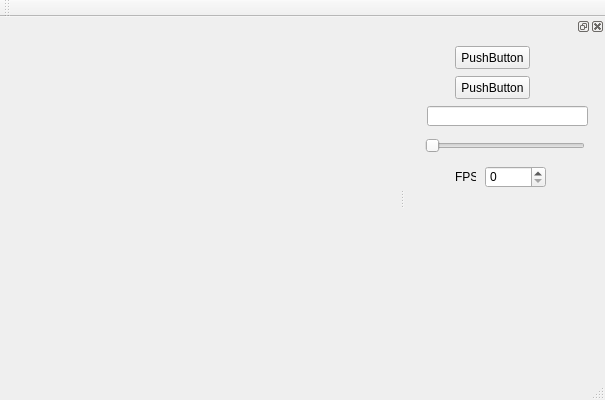
<?xml version="1.0" encoding="UTF-8"?>
<ui version="4.0">
 <class>MocapViewerClass</class>
 <widget class="QMainWindow" name="MocapViewerClass">
  <property name="geometry">
   <rect>
    <x>0</x>
    <y>0</y>
    <width>605</width>
    <height>400</height>
   </rect>
  </property>
  <property name="windowTitle">
   <string>MocapViewer</string>
  </property>
  <widget class="QWidget" name="centralWidget"/>
  <widget class="QMenuBar" name="menuBar">
   <property name="geometry">
    <rect>
     <x>0</x>
     <y>0</y>
     <width>605</width>
     <height>21</height>
    </rect>
   </property>
  </widget>
  <widget class="QToolBar" name="mainToolBar">
   <attribute name="toolBarArea">
    <enum>TopToolBarArea</enum>
   </attribute>
   <attribute name="toolBarBreak">
    <bool>false</bool>
   </attribute>
  </widget>
  <widget class="QStatusBar" name="statusBar"/>
  <widget class="QDockWidget" name="dockWidget">
   <property name="minimumSize">
    <size>
     <width>200</width>
     <height>200</height>
    </size>
   </property>
   <property name="allowedAreas">
    <set>Qt::RightDockWidgetArea</set>
   </property>
   <attribute name="dockWidgetArea">
    <number>2</number>
   </attribute>
   <widget class="QWidget" name="dockWidgetContents">
    <widget class="QPushButton" name="pushButton">
     <property name="geometry">
      <rect>
       <x>50</x>
       <y>10</y>
       <width>75</width>
       <height>23</height>
      </rect>
     </property>
     <property name="text">
      <string>PushButton</string>
     </property>
    </widget>
    <widget class="QPushButton" name="pushButton_2">
     <property name="geometry">
      <rect>
       <x>50</x>
       <y>40</y>
       <width>75</width>
       <height>23</height>
      </rect>
     </property>
     <property name="text">
      <string>PushButton</string>
     </property>
    </widget>
    <widget class="QSlider" name="horizontalSlider">
     <property name="geometry">
      <rect>
       <x>20</x>
       <y>100</y>
       <width>160</width>
       <height>19</height>
      </rect>
     </property>
     <property name="orientation">
      <enum>Qt::Horizontal</enum>
     </property>
    </widget>
    <widget class="QLineEdit" name="lineEdit">
     <property name="geometry">
      <rect>
       <x>22</x>
       <y>70</y>
       <width>161</width>
       <height>20</height>
      </rect>
     </property>
    </widget>
    <widget class="QLabel" name="label">
     <property name="geometry">
      <rect>
       <x>50</x>
       <y>130</y>
       <width>21</width>
       <height>21</height>
      </rect>
     </property>
     <property name="text">
      <string>FPS:</string>
     </property>
    </widget>
    <widget class="QSpinBox" name="spinBox">
     <property name="geometry">
      <rect>
       <x>80</x>
       <y>130</y>
       <width>61</width>
       <height>22</height>
      </rect>
     </property>
    </widget>
   </widget>
  </widget>
 </widget>
 <layoutdefault spacing="6" margin="11"/>
 <resources>
  <include location="MocapViewer.qrc"/>
 </resources>
 <connections/>
</ui>
